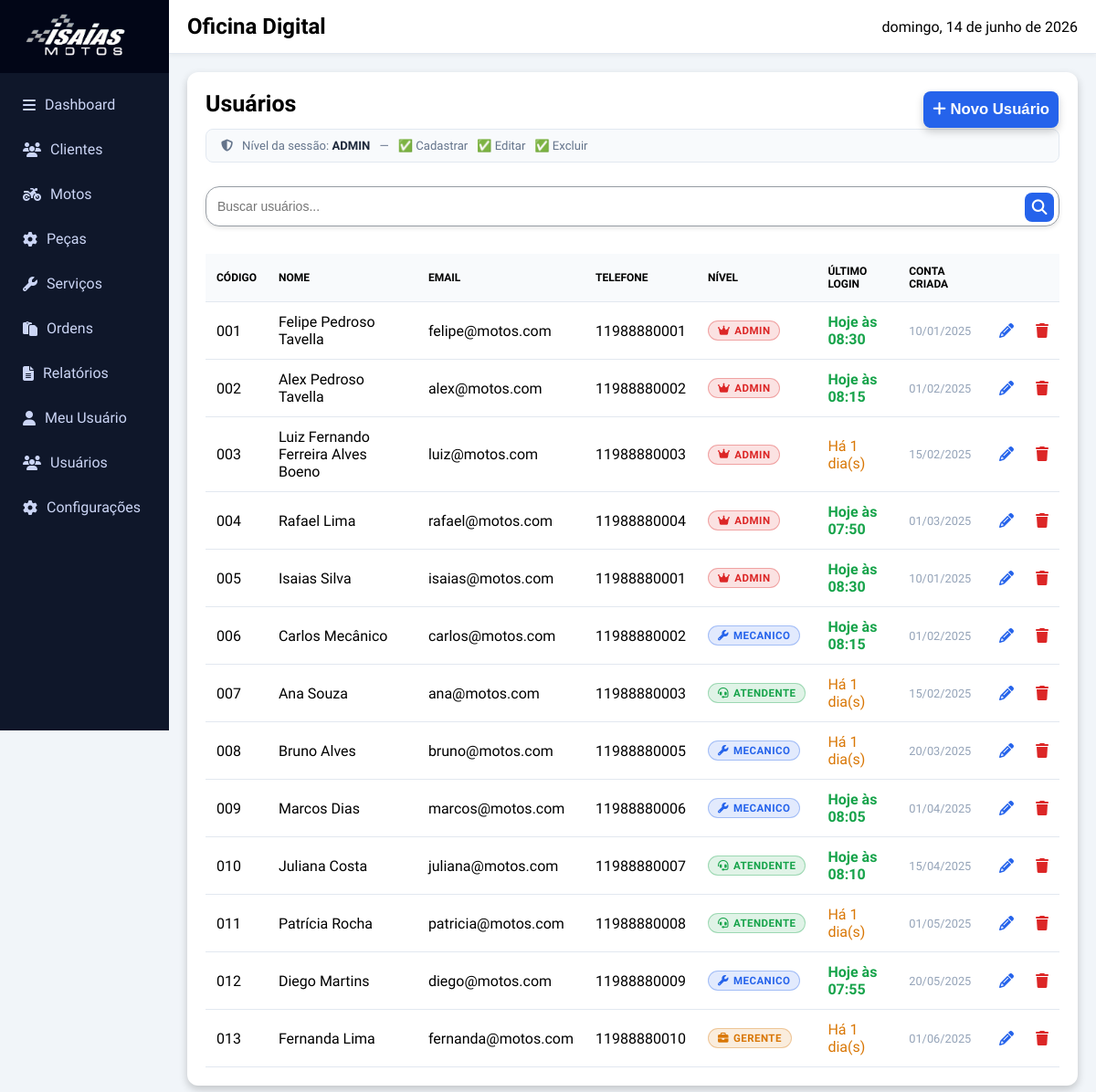
The page /paginas/usuarios.php on the database its author committed.
### tables this page shows
CREATE TABLE usuarios (
    codusuario INT AUTO_INCREMENT PRIMARY KEY,
    nome VARCHAR(150) NOT NULL,
    email VARCHAR(150) NOT NULL UNIQUE,
    senha VARCHAR(255) NOT NULL,
    telefone VARCHAR(20),

    ultimo_login DATETIME NULL,
    conta_criada DATETIME DEFAULT CURRENT_TIMESTAMP,
    senha_expira_em DATE NULL,

    nivel_usuario ENUM(
        'ADMIN',
        'GERENTE',
        'MECANICO',
        'ATENDENTE'
    ) DEFAULT 'ATENDENTE'
);

### paginas/usuarios.php (the view, shortened to what this page needs)
<!DOCTYPE html>
<html lang="pt-br">
<?php require_once("../Conexao/conexao.php"); ?>
<?php
$nivel_logado = $_SESSION['nivel_usuario'] ?? 'ADMIN';
$pode_adicionar = in_array($nivel_logado, ['DEV', 'ADMIN']);
$pode_editar    = in_array($nivel_logado, ['DEV', 'ADMIN', 'GERENTE']);
$pode_excluir   = in_array($nivel_logado, ['DEV', 'ADMIN']);
?>
<head>
  <link rel="stylesheet" href="https://cdnjs.cloudflare.com/ajax/libs/font-awesome/6.5.0/css/all.min.css">
  <link rel="stylesheet" href="https://cdnjs.cloudflare.com/ajax/libs/font-awesome/4.7.0/css/font-awesome.min.css">
  <link rel="stylesheet" href="style.css">
</head>
<body>
  <div id="sidebar" class="sidebar hidden-mobile">
    <div style="height:80px;display:flex;align-items:center;justify-content:center;background:#020617">
      <img src="../Imagens/IsaiasmotosW.png" style="height:50px;margin-right:10px">
    </div>
    <nav>
      <ul>
        <li><a href="Inicio.php"><i class="fa-solid fa-bars"></i>Dashboard</a></li>
        <li><a href="clientes.php"><i class="fa-solid fa-users icon-black"></i>Clientes</a></li>
        <li><a href="motos.php"><i class="fa-solid fa-motorcycle"></i>Motos</a></li>
        <li><a href="pecas.php"><i class="fa-solid fa-gear"></i>Peças</a></li>
        <li><a href="servicos.php"><i class="fa-solid fa-wrench"></i>Serviços</a></li>
        <li><a href="ordens.php"><i class="fa-solid fa-clipboard"></i>Ordens</a></li>
        <li><a href="relatorios.php"><i class="fa-solid fa-file-lines"></i>Relatórios</a></li>
        <li><a href="meu-usuario.php"><i class="fa-solid fa-user"></i>Meu Usuário</a></li>
        <li><a href="usuarios.php" class="active"><i class="fa-solid fa-users"></i>Usuários</a></li>
        <li><a href="configuracoes.php"><i class="fa-solid fa-gear"></i>Configurações</a></li>
      </ul>
    </nav>
  </div>
  <div class="main-content">
    <header class="main-header">
      <h2 id="page-title">Oficina Digital</h2>
      <span id="current-date"></span>
    </header>
    <main>
      <div id="usuarios-section" class="section">
        <div class="card">
          <div id="TitleCard">
            <h3>Usuários</h3>
            <?php if ($pode_adicionar): ?>
              <button class="btn-blue" onclick="showSection('CadastroUsuario')">
                <i class="fa-solid fa-plus"></i> Novo Usuário
              </button>
            <?php else: ?>
              <span class="permissao-tag">
                <i class="fa-solid fa-lock"></i> Sem permissão para cadastrar
              </span>
            <?php endif; ?>
          </div>
          <div class="nivel-sessao-info">
            <i class="fa-solid fa-shield-halved"></i>
            <span>Nível da sessão: <strong><?= htmlspecialchars($nivel_logado) ?></strong></span>
            <span>—</span>
            <span>
              <?= $pode_adicionar ? '✅ Cadastrar' : '🔒 Cadastrar' ?> &nbsp;
              <?= $pode_editar    ? '✅ Editar'    : '🔒 Editar' ?> &nbsp;
              <?= $pode_excluir   ? '✅ Excluir'   : '🔒 Excluir' ?>
            </span>
          </div>
          <div class="BarraPesquisa">
            <input type="text" placeholder="Buscar usuários..." id="search-input" oninput="filtrarTabela()">
            <button class="search-btn">
              <i class="fa-solid fa-magnifying-glass"></i>
            </button>
          </div>
          <div id="TabelaDados">
            <table>
              <thead>
                <tr>
                  <th>Código</th>
                  <th>Nome</th>
                  <th>Email</th>
                  <th>Telefone</th>
                  <th>Nível</th>
                  <th>Último Login</th>
                  <th>Conta Criada</th>
                  <th></th>
                  <th></th>
                </tr>
              </thead>
              <tbody id="usuarios-table">
              <?php
                $sqlUsuarios = "SELECT * FROM usuarios ORDER BY codusuario ASC";
                $usuarios = $conexao->query($sqlUsuarios)->fetchAll(PDO::FETCH_ASSOC);
                $icones_nivel = [
                  'DEV'       => 'fa-code',
                  'ADMIN'     => 'fa-crown',
                  'GERENTE'   => 'fa-briefcase',
                  'MECANICO'  => 'fa-wrench',
                  'ATENDENTE' => 'fa-headset',
                ];
                $hoje = new DateTime();
                foreach ($usuarios as $u):
                  $nivel = $u['nivel_usuario'];
                  $icone = $icones_nivel[$nivel] ?? 'fa-user';
                  $ultimo_login_fmt = '—';
                  $login_class = 'login-antigo';
                  if (!empty($u['ultimo_login'])) {
                    $dt_login = new DateTime($u['ultimo_login']);
                    $diff = $hoje->diff($dt_login);
                    if ($diff->days == 0) {
                      $ultimo_login_fmt = 'Hoje às ' . $dt_login->format('H:i');
                      $login_class = 'login-hoje';
                    } elseif ($diff->days <= 3) {
                      $ultimo_login_fmt = 'Há ' . $diff->days . ' dia(s)';
                      $login_class = 'login-recente';
                    } else {
                      $ultimo_login_fmt = $dt_login->format('d/m/Y H:i');
                      $login_class = 'login-antigo';
                    }
                  }
                  $conta_criada_fmt = '—';
                  if (!empty($u['conta_criada'])) {
                    $dt_criada = new DateTime($u['conta_criada']);
                    $conta_criada_fmt = $dt_criada->format('d/m/Y');
                  }
              ?>
              <tr>
                <td><?= str_pad($u['codusuario'], 3, '0', STR_PAD_LEFT) ?></td>
                <td><?= htmlspecialchars($u['nome']) ?></td>
                <td><?= htmlspecialchars($u['email']) ?></td>
                <td><?= htmlspecialchars($u['telefone'] ?? '—') ?></td>
                <td>
                  <span class="badge-nivel badge-<?= $nivel ?>">
                    <i class="fa-solid <?= $icone ?>"></i>
                    <?= $nivel ?>
                  </span>
                </td>
                <td class="<?= $login_class ?>"><?= $ultimo_login_fmt ?></td>
                <td class="data-criacao"><?= $conta_criada_fmt ?></td>
                <td>
                  <?php if ($pode_editar): ?>
                    <a href="#" onclick="openEditUsuario(
                      '<?= $u['codusuario'] ?>',
                      '<?= addslashes($u['nome']) ?>',
                      '<?= addslashes($u['email']) ?>',
                      '<?= addslashes($u['telefone'] ?? '') ?>',
                      '<?= $u['nivel_usuario'] ?>',
                      '<?= $u['senha_expira_em'] ?? '' ?>'
                    )">
                      <i style="color:#2563eb" class="fa-solid fa-pencil"></i>
                    </a>
                  <?php else: ?>
                    <i class="fa-solid fa-pencil btn-bloqueado"></i>
                  <?php endif; ?>
                </td>
                <td>
                  <?php if ($pode_excluir): ?>
                    <a href="#" onclick="confirmarExclusao('<?= $u['codusuario'] ?>', '<?= addslashes($u['nome']) ?>')">
                      <i style="color:#dc2626" class="fa-solid fa-trash"></i>
                    </a>
                  <?php else: ?>
                    <i class="fa-solid fa-trash btn-bloqueado"></i>
                  <?php endif; ?>
                </td>
              </tr>
              <?php endforeach; ?>
              </tbody>
            </table>
          </div>
        </div>
      </div>
    </main>
  </div>
</body>
</html>

### paginas/style.css (style rules this page uses)
* { margin: 0; padding: 0; box-sizing: border-box; }
body { font-family: "Google Sans", sans-serif; background: #f1f5f9; }
.sidebar { width: 185px; height: 100vh; position: fixed; left: 0; top: 0; background: #0f172a; color: #fff; transition: .3s ease; z-index: 1000; }
.sidebar.hidden-mobile { transform: translateX(-100%); }
.sidebar nav ul { list-style: none; padding: 15px; }
.sidebar nav ul li { margin-bottom: 10px; }
.sidebar nav ul li a { display: flex; align-items: center; gap: 10px; padding: 10px; border-radius: 8px; color: #cbd5f5; text-decoration: none; transition: .25s; }
.main-content { margin-left: 185px; transition: .3s; }
.main-header { background: #fff; padding: 15px 20px; display: flex; justify-content: space-between; align-items: center; border-bottom: 1px solid #e2e8f0; box-shadow: 0 2px 5px rgba(0, 0, 0, 0.05); }
.card { background: #fff; border-radius: 12px; padding: 20px; box-shadow: 0 4px 10px rgba(0, 0, 0, 0.2); transition: .3s ease; position: relative; overflow: hidden; }
.card::after { content: ""; position: absolute; top: 0; left: 0; width: 100%; height: 4px; background: linear-gradient(90deg, #2563eb, #22c55e, #f50b0b); opacity: 0; transition: .3s; }
#TitleCard { display: flex; justify-content: space-between; }
#TitleCard h3 { font-size: 25px; }
.BarraPesquisa { position: relative; width: 100%; margin-top: 8px; margin-bottom: 20px; }
.BarraPesquisa input { width: 100%; height: 44px; padding: 0 45px 0 12px; border-radius: 15px; border: 1px solid #969ca3; background: #fff; font-size: 14px; transition: 0.25s; box-shadow: 0 2px 5px rgba(0, 0, 0, 0.1); }
.BarraPesquisa .search-btn { position: absolute; right: 5px; top: 50%; transform: translateY(-50%); height: 32px; width: 32px; border-radius: 8px; background: #2563eb; color: #fff; display: flex; align-items: center; justify-content: center; border: none; cursor: pointer; transition: 0.2s; }
button { border: none; border-radius: 8px; padding: 10px 15px; cursor: pointer; font-weight: bold; transition: .2s; padding: 10px; font-size: 2.09vh; margin: 1px; }
.btn-blue { background: #2563eb; color: #fff; box-shadow: 0 4px 10px rgba(0, 0, 0, 0.2); }
input { width: 100%; padding: 10px; border-radius: 8px; border: 1px solid #b4beca; margin: 10px 0; transition: .2s }
#TabelaDados { overflow: scroll; }
table { width: 100%; border-collapse: collapse; overflow: scroll; }
th, td { padding: 12px; border-bottom: 1px solid #e2e8f0; }
th { background: #f8fafc; font-size: 12px; text-transform: uppercase; text-align: left; }
.section { padding: 20px; animation: fade .3s ease }
@media (min-width:769px) { .sidebar { transform: translateX(0) !important } }

### rows shown on the page
usuarios: codusuario "001", nome "Felipe Pedroso Tavella", email "felipe@motos.com", telefone "11988880001", nivel_usuario "ADMIN", ultimo_login "Hoje às 08:30", conta_criada "10/01/2025"
usuarios: codusuario "002", nome "Alex Pedroso Tavella", email "alex@motos.com", telefone "11988880002", nivel_usuario "ADMIN", ultimo_login "Hoje às 08:15", conta_criada "01/02/2025"
usuarios: codusuario "003", nome "Luiz Fernando Ferreira Alves Boeno", email "luiz@motos.com", telefone "11988880003", nivel_usuario "ADMIN", ultimo_login "Há 1 dia(s)", conta_criada "15/02/2025"
usuarios: codusuario "004", nome "Rafael Lima", email "rafael@motos.com", telefone "11988880004", nivel_usuario "ADMIN", ultimo_login "Hoje às 07:50", conta_criada "01/03/2025"
usuarios: codusuario "005", nome "Isaias Silva", email "isaias@motos.com", telefone "11988880001", nivel_usuario "ADMIN", ultimo_login "Hoje às 08:30", conta_criada "10/01/2025"
usuarios: codusuario "006", nome "Carlos Mecânico", email "carlos@motos.com", telefone "11988880002", nivel_usuario "MECANICO", ultimo_login "Hoje às 08:15", conta_criada "01/02/2025"
usuarios: codusuario "007", nome "Ana Souza", email "ana@motos.com", telefone "11988880003", nivel_usuario "ATENDENTE", ultimo_login "Há 1 dia(s)", conta_criada "15/02/2025"
usuarios: codusuario "008", nome "Bruno Alves", email "bruno@motos.com", telefone "11988880005", nivel_usuario "MECANICO", ultimo_login "Há 1 dia(s)", conta_criada "20/03/2025"
usuarios: codusuario "009", nome "Marcos Dias", email "marcos@motos.com", telefone "11988880006", nivel_usuario "MECANICO", ultimo_login "Hoje às 08:05", conta_criada "01/04/2025"
usuarios: codusuario "010", nome "Juliana Costa", email "juliana@motos.com", telefone "11988880007", nivel_usuario "ATENDENTE", ultimo_login "Hoje às 08:10", conta_criada "15/04/2025"
usuarios: codusuario "011", nome "Patrícia Rocha", email "patricia@motos.com", telefone "11988880008", nivel_usuario "ATENDENTE", ultimo_login "Há 1 dia(s)", conta_criada "01/05/2025"
usuarios: codusuario "012", nome "Diego Martins", email "diego@motos.com", telefone "11988880009", nivel_usuario "MECANICO", ultimo_login "Hoje às 07:55", conta_criada "20/05/2025"
usuarios: codusuario "013", nome "Fernanda Lima", email "fernanda@motos.com", telefone "11988880010", nivel_usuario "GERENTE", ultimo_login "Há 1 dia(s)", conta_criada "01/06/2025"

### other values the page prints
$nivel_logado "ADMIN"
